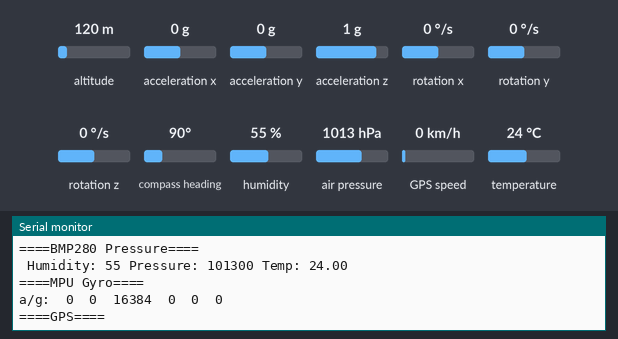
A sketch run on a simulated Arduino Uno, built with avr-gcc and run on an emulated ATmega328P. Shown: the last lines printed to the serial monitor. Inputs (shaded band) come from the test bench; at power-on: acceleration x 0 g, acceleration y 0 g, acceleration z 1 g, rotation x 0 °/s, rotation y 0 °/s, altitude 120 m, rotation z 0 °/s, compass heading 90°, humidity 55 %, air pressure 1013 hPa, GPS speed 0 km/h, temperature 24 °C. The GPS gets a fix after 3 s at 37.7749, -122.4194 with 8 satellites.

Above: at 1.2 s.
1.3 s: acceleration x set to -1.4 g
At 1.3 s:
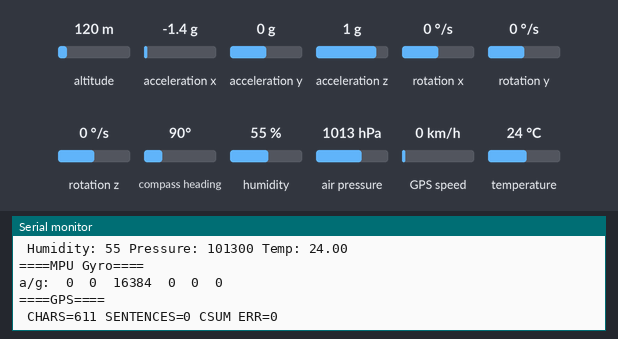
2.8 s: acceleration y set to -1.4 g
At 4.1 s:
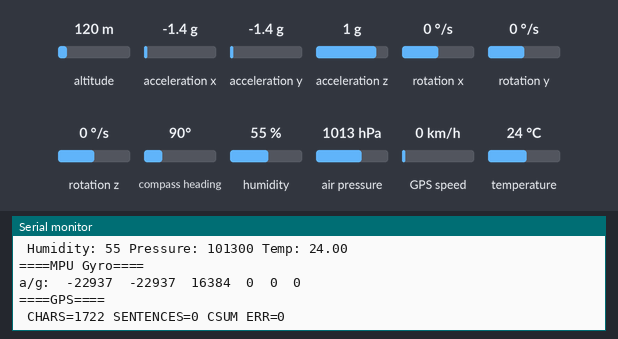
4.3 s: acceleration z set to -1.4 g
At 5.0 s:
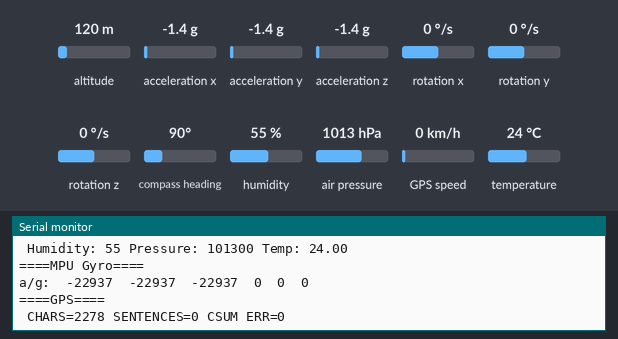
5.8 s: rotation x set to -192 °/s
At 5.8 s:
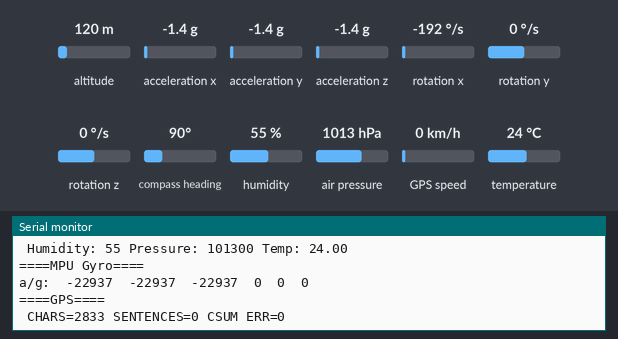
7.3 s: rotation y set to -192 °/s
At 8.7 s:
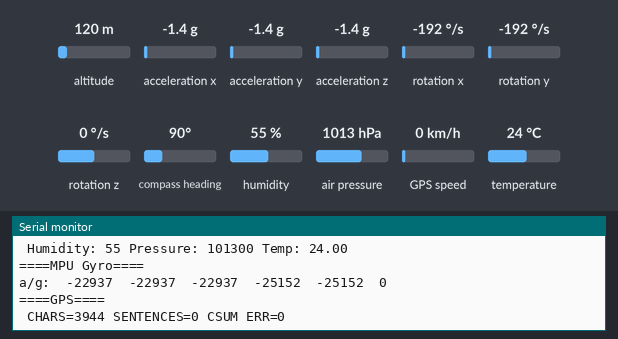
Timing chart, 0 to 9.8 s (numbered marks = the images above; inputs shaded):
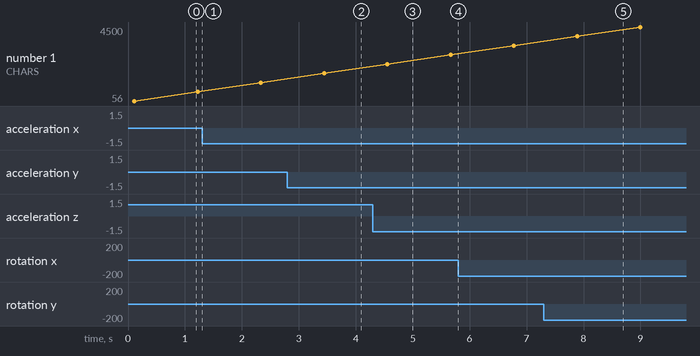

Measured:
- after the input at 2.8 s, the serial monitor: prints a new line after 0.54 s (image 2)
- after the input at 4.3 s, the serial monitor: prints a new line after 0.16 s (image 3)
- after the input at 7.3 s, the serial monitor: prints a new line after 0.49 s (image 5)
- plotted number 1: 611 → 1167 after the input at 1.3 s

The sketch:

final.ino
```cpp
#include <Wire.h>
#include <SparkFunBME280.h>
#include "I2Cdev.h"
#include "MPU6050.h"
#include <SoftwareSerial.h>
#include <TinyGPS.h>

MPU6050 accelgyro; //suzdava obekt ot tip MPU6050

int16_t ax, ay, az;
int16_t gx, gy, gz;


bool blinkState = false;
BME280 mySensor; //Uses I2C address 0x76 (jumper closed)

TinyGPS gps; //suzdava obekt ot tip TinyGPS
SoftwareSerial ss(1, 2); // RX|TX


void setup()
{
  Serial.begin(115200);
  Wire.begin();
  ss.begin(4800);

  mySensor.setI2CAddress(0x76); //Zadava adresa na BMP senzora
  if(mySensor.beginI2C() == false) Serial.println("BMP Sensor  connect failed");

    accelgyro.initialize();// inicializira MPU6050 sensora

    Serial.println("Testing device connections...");
    Serial.println(accelgyro.testConnection() ? "MPU6050 connection successful" : "MPU6050 connection failed");
}

void loop()
{
  Serial.println("====BMP280 Pressure====");
  Serial.print(" Humidity: ");
  Serial.print(mySensor.readFloatHumidity(), 0);//4ete stoinostta na vlajnostta i q printira

  Serial.print(" Pressure: ");
  Serial.print(mySensor.readFloatPressure(), 0);// 4ete stoinostta na nalqganeto i q printira

  Serial.print(" Temp: ");
  Serial.print(mySensor.readTempC(), 2);// 4ete stoinostta na temperaturata i q printira
  Serial.println();

  Serial.println("====MPU Gyro====");
  accelgyro.getMotion6(&ax, &ay, &az, &gx, &gy, &gz);// vzima stoinostite na razli4nite uskoreniq po razli4nite osi

    Serial.print("a/g:\t");
    Serial.print(ax); Serial.print("\t");
    Serial.print(ay); Serial.print("\t");
    Serial.print(az); Serial.print("\t");
    Serial.print(gx); Serial.print("\t");
    Serial.print(gy); Serial.print("\t");
    Serial.println(gz);

  Serial.println("====GPS====");
  bool newData = false; // buleva promenliva koqto sledi dali ima danni ili ne
  unsigned long chars;
  unsigned short sentences, failed;

  // For one second we parse GPS data and report some key values
  for (unsigned long start = millis(); millis() - start < 100;) //cikul koito se izpalnqva 100 milisekundi
  {
    while (ss.available())
    {
      char c = ss.read(); //4ete bufera na ustroistvoto
      // Serial.write(c);
      if (gps.encode(c)) // Did a new valid sentence come in?
        newData = true;// ako ima nova informaciq bulevata promenliva stava istina
    }
  }

  gps.stats(&chars, &sentences, &failed); //vzima infoto ot gps-a
  Serial.print(" CHARS=");
  Serial.print(chars);
  Serial.print(" SENTENCES=");
  Serial.print(sentences);
  Serial.print(" CSUM ERR=");
  Serial.println(failed);
  if (chars == 0) //proverqva dali ima polu4ena informaciq. ako nqma izpisva dolnata greshka
    Serial.println("** No characters received from GPS: check wiring **");

  delay(1000);
}
```
